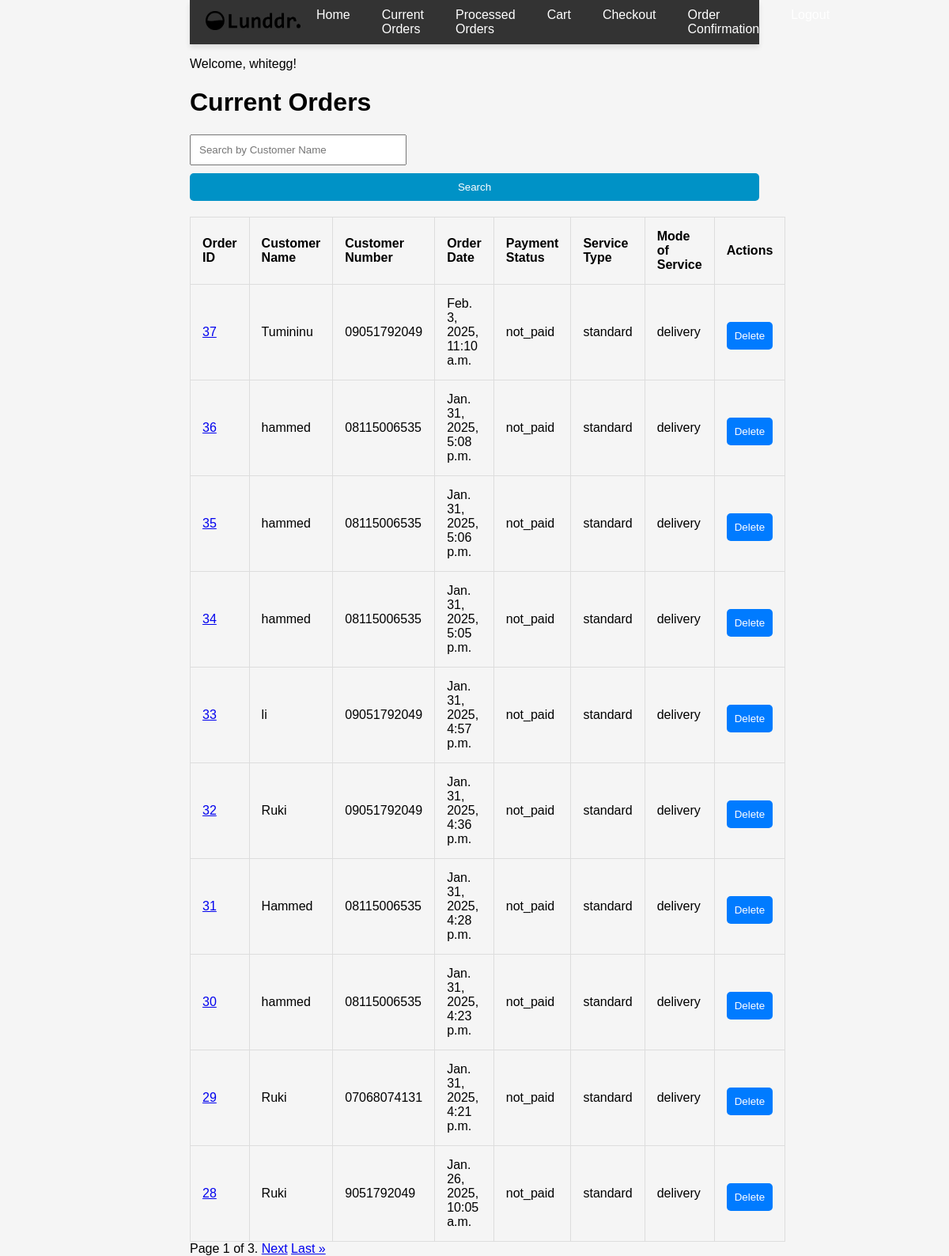
/current/ (signed in), run on an earlier commit of the app's database.
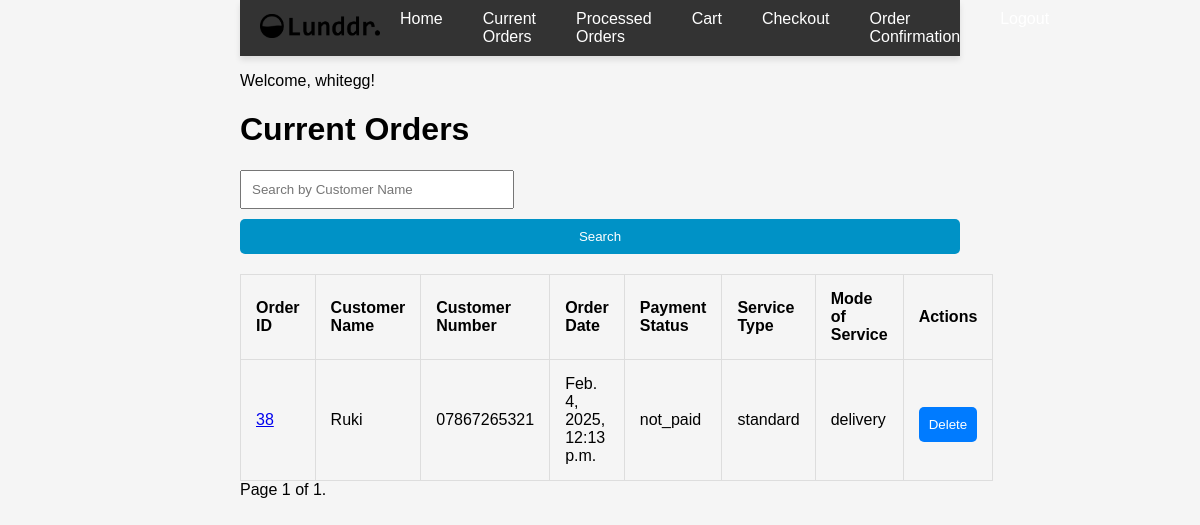
And on a later commit of the database.
### inventory/models.py (models this page shows, shortened)
class Order(models.Model):
    cart = models.OneToOneField(Cart, on_delete=models.CASCADE)
    customer_name = models.CharField(max_length=255)
    customer_phone = models.CharField(max_length=15)
    order_date = models.DateTimeField(auto_now_add=True)
    payment_status = models.CharField(max_length=10, choices=[('paid', 'Paid'), ('not_paid', 'Not Paid')], default='not_paid')
    service_type = models.CharField(max_length=10, choices=[('standard', 'Standard'), ('premium', 'Premium')], default='standard')
    mode_of_service = models.CharField(max_length=10, choices=[('delivery', 'Delivery'), ('pickup', 'Pickup'), ('branch', 'Branch')], default='delivery')
    collection_date = models.DateTimeField(null=True, blank=True)
    date_paid = models.DateTimeField(null=True, blank=True)
    date_collected = models.DateTimeField(null=True, blank=True)

### inventory/views.py (the view)
# urls.py: path('current/', views.current, name='current'),
@login_required
def current(request):
    search_query = request.GET.get('search', '')
    if search_query:
        orders = Order.objects.filter(customer_name__icontains=search_query).order_by('-id')
    else:
        orders = Order.objects.all().order_by('-id')
    paginator = Paginator(orders, 10)
    page_number = request.GET.get('page')
    page_obj = paginator.get_page(page_number)
    return render(request, 'current.html', {'page_obj': page_obj})

### templates/current.html (shortened to what this page needs)
{% extends 'base.html' %}
{% block content %}
<h1>Current Orders</h1>
<form method="GET" action="{% url 'current' %}" style="margin-bottom: 20px;">
    <input type="text" name="search" placeholder="Search by Customer Name" value="{{ request.GET.search }}" style="padding: 10px; width: 250px;">
    <button type="submit" style="padding: 10px 15px; background-color: #0092c6; color: white; border: none; border-radius: 5px; cursor: pointer;">Search</button>
</form>
<table>
    <thead>
        <tr>
            <th>Order ID</th>
            <th>Customer Name</th>
            <th>Customer Number</th>
            <th>Order Date</th>
            <th>Payment Status</th>
            <th>Service Type</th>
            <th>Mode of Service</th>
            <th>Actions</th>
        </tr>
    </thead>
    <tbody>
        {% for order in page_obj %}
        <tr>
            <td><a href="{% url 'order_summary' order.id %}">{{ order.id }}</a></td>
            <td>{{ order.customer_name }}</td>
            <td>{{ order.customer_phone }}</td>
            <td>{{ order.order_date }}</td>
            <td>{{ order.payment_status }}</td>
            <td>{{ order.service_type }}</td>
            <td>{{ order.mode_of_service }}</td>
            <td>
                {% if request.user.is_superuser %}
                    <form method="post" action="{% url 'delete_order' order.id %}" style="display:inline;">
                        <button type="submit" class="btn btn-danger">Delete</button>
                    </form>
                {% endif %}
            </td>
        </tr>
        {% endfor %}
    </tbody>
</table>
<div class="pagination">
    <span class="step-links">
        <span class="current">
            Page {{ page_obj.number }} of {{ page_obj.paginator.num_pages }}.
        </span>
        {% if page_obj.has_next %}
            <a href="?page={{ page_obj.next_page_number }}">Next</a>
            <a href="?page={{ page_obj.paginator.num_pages }}">Last &raquo;</a>
        {% endif %}
    </span>
</div>
{% endblock %}

### templates/base.html (shortened to what this page needs)
{% load static %}
<!DOCTYPE html>
<html lang="en">
<head>
    <link rel="stylesheet" href="{% static 'css/styles.css' %}">
</head>
<body>
    <header>
        <div class="navbar">
            <a href="{% url 'home' %}" class="logo">
                <img src="{% static 'images/logoblack.png' %}" alt="Logo" />
            </a>
            <nav>
                <ul class="nav-links">
                    <li><a href="{% url 'home' %}">Home</a></li>
                    <li><a href="{% url 'current' %}">Current Orders</a></li>
                    <li><a href="{% url 'processed_orders' %}">Processed Orders</a></li>
                    <li><a href="{% url 'view_cart' %}">Cart</a></li>
                    <li><a href="{% url 'checkout' %}">Checkout</a></li>
                    <li><a href="{% url 'order_confirmation' %}">Order Confirmation</a></li>
                    {% if user.is_authenticated %}
                        <li><a href="{% url 'logout' %}">Logout</a></li>
                    {% else %}
                        <li><a href="{% url 'login' %}">Login</a></li>
                    {% endif %}
            </nav>
        </div>
    </header>
    <main>
        {% if user.is_authenticated %}
        <p>Welcome, {{ user.username }}!</p>
    {% else %}
        <a href="{% url 'login' %}">Login</a> |
        <a href="{% url 'register' %}">Register</a>
    {% endif %}
        {% block content %}
        {% endblock %}
    </main>
</body>
</html>

### static/css/styles.css (style rules this page uses)
body { font-family: Arial, sans-serif; background-color: #f5f5f5; margin: 0; padding: 0; padding-left: 20%; padding-right: 20%; margin-left: auto; margin-right: auto; max-width: 1200px; }
header { background-color: #0092c6; color: white; padding: 20px 0; box-shadow: 0 4px 6px rgba(0, 0, 0, 0.1); }
form { margin-top: 20px; }
button { background-color: #007bff; color: white; padding: 10px; border: none; border-radius: 5px; cursor: pointer; width: 100%; margin-top: 10px; }
header { background-color: #333; padding: 10px 0; }
.navbar { display: flex; justify-content: space-between; align-items: center; padding: 0 20px; }
.navbar .logo img { width: 120px; }
nav { display: flex; }
.nav-links { display: flex; list-style: none; margin: 0; padding: 0; }
.nav-links li { margin: 0 20px; }
.nav-links a { color: white; text-decoration: none; font-size: 16px; }
table { width: 100%; padding: 10px; border-collapse: collapse; margin-left: auto; margin-right: auto; }
th, td { padding: 15px; text-align: left; border: 1px solid #ddd; }

What changed in the data, as far as the page shows it:
removed Order: id "37", customer_name "Tumininu", customer_phone "09051792049", order_date "Feb. 3, 2025, 11:10 a.m.", payment_status "not_paid", service_type "standard", mode_of_service "delivery"
removed Order: id "36", customer_name "hammed", customer_phone "08115006535", order_date "Jan. 31, 2025, 5:08 p.m.", payment_status "not_paid", service_type "standard", mode_of_service "delivery"
removed Order: id "35", customer_name "hammed", customer_phone "08115006535", order_date "Jan. 31, 2025, 5:06 p.m.", payment_status "not_paid", service_type "standard", mode_of_service "delivery"
removed Order: id "34", customer_name "hammed", customer_phone "08115006535", order_date "Jan. 31, 2025, 5:05 p.m.", payment_status "not_paid", service_type "standard", mode_of_service "delivery"
removed Order: id "33", customer_name "li", customer_phone "09051792049", order_date "Jan. 31, 2025, 4:57 p.m.", payment_status "not_paid", service_type "standard", mode_of_service "delivery"
removed Order: id "32", customer_name "Ruki", customer_phone "09051792049", order_date "Jan. 31, 2025, 4:36 p.m.", payment_status "not_paid", service_type "standard", mode_of_service "delivery"
removed Order: id "31", customer_name "Hammed", customer_phone "08115006535", order_date "Jan. 31, 2025, 4:28 p.m.", payment_status "not_paid", service_type "standard", mode_of_service "delivery"
removed Order: id "30", customer_name "hammed", customer_phone "08115006535", order_date "Jan. 31, 2025, 4:23 p.m.", payment_status "not_paid", service_type "standard", mode_of_service "delivery"
removed Order: id "29", customer_name "Ruki", customer_phone "07068074131", order_date "Jan. 31, 2025, 4:21 p.m.", payment_status "not_paid", service_type "standard", mode_of_service "delivery"
removed Order: id "28", customer_name "Ruki", customer_phone "9051792049", order_date "Jan. 26, 2025, 10:05 a.m.", payment_status "not_paid", service_type "standard", mode_of_service "delivery"
added Order: id "38", customer_name "Ruki", customer_phone "07867265321", order_date "Feb. 4, 2025, 12:13 p.m.", payment_status "not_paid", service_type "standard", mode_of_service "delivery"
Also different on the page:
{{ page_obj.paginator.num_pages }}: "3" → "1"
text no longer shown: "Next Last »"
